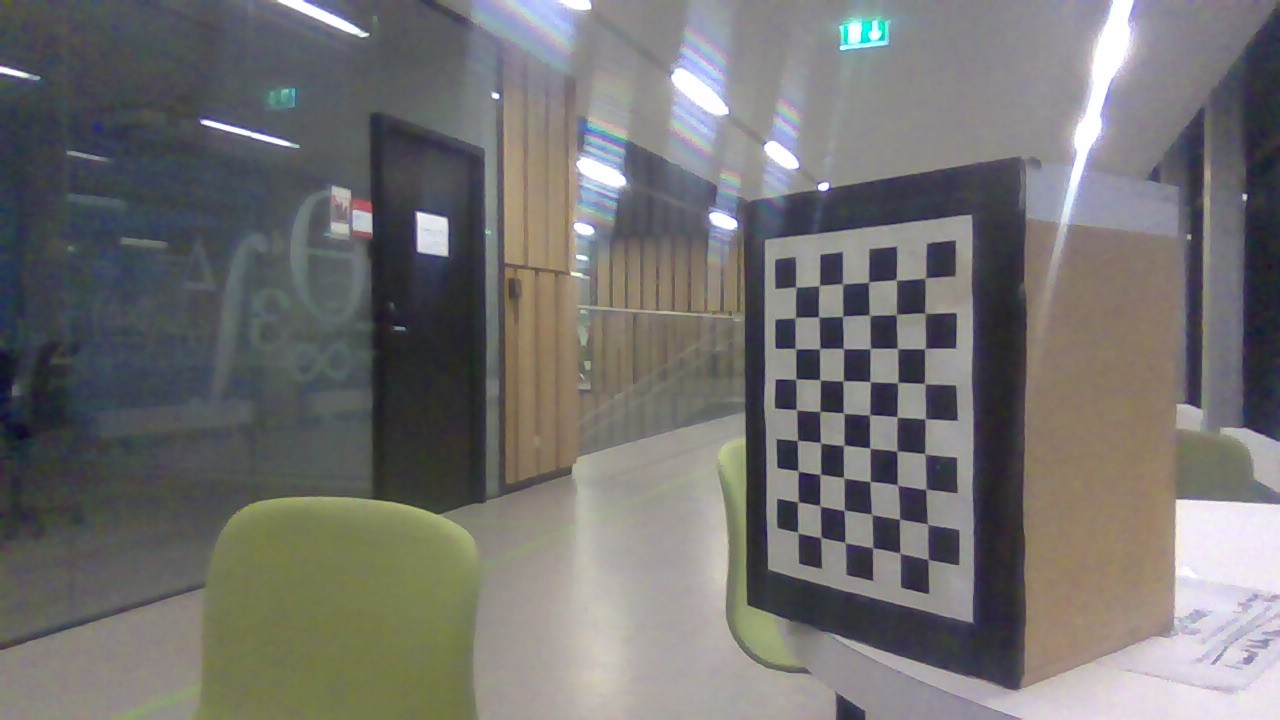
#> input picture python/calib/WIN_20241126_16_06_50_Pro.jpg, 1280 x 720 px; its folder holds only this picture in this run
$ python calibration.py
#> lines starting #> are read from the running program, lines starting #| are printed output that depends on the picture; after the words box and inside, x2 and y2 are one past the last pixel; in counts of white or black regions, pixels touching at a corner belong together
import cv2
import numpy as np
import glob

class CameraCalibrator:
    def __init__(self, chessboard_size=(9, 6), square_size=1.0):
        """
        Initialize the CameraCalibrator class.
        :param chessboard_size: Tuple representing the number of inner corners in the chessboard pattern (columns, rows).
        :param square_size: Size of each square in the chessboard (arbitrary units).
        """
        self.chessboard_size = chessboard_size
        self.square_size = square_size
        self.obj_points = []  # 3D points in the real world
        self.img_points = []  # 2D points in the image
        self.camera_matrix = None
        self.dist_coeffs = None
        self.rvecs = None
        self.tvecs = None

        # Prepare object points for the chessboard pattern
        self.objp = np.zeros((chessboard_size[0] * chessboard_size[1], 3), np.float32)
        self.objp[:, :2] = np.mgrid[0:chessboard_size[0], 0:chessboard_size[1]].T.reshape(-1, 2) * square_size

    def collect_calibration_points(self, image_files):
        """
        Detect chessboard corners in the provided images and collect points for calibration.
        :param image_files: List of file paths to calibration images.
        """
        for file in image_files:
            image = cv2.imread(file)
#> image is the input picture: shape (720, 1280, 3); mean B, G, R 112.9, 114, 115.2
            gray = cv2.cvtColor(image, cv2.COLOR_BGR2GRAY)

            # Find the chessboard corners
            ret, corners = cv2.findChessboardCorners(gray, self.chessboard_size, None)
#> ret = True; corners = 54 rows, first 8: [924.2, 278.2], [924.6, 313], [924, 348.9], [923.3, 383.3], [925.2, 418.6], [924.3, 453.3], [925.2, 489.2], [927.5, 524]

            if ret:
                self.obj_points.append(self.objp)
                self.img_points.append(corners)

                # Draw and display the corners for visualization (optional)
                cv2.drawChessboardCorners(image, self.chessboard_size, corners, ret)
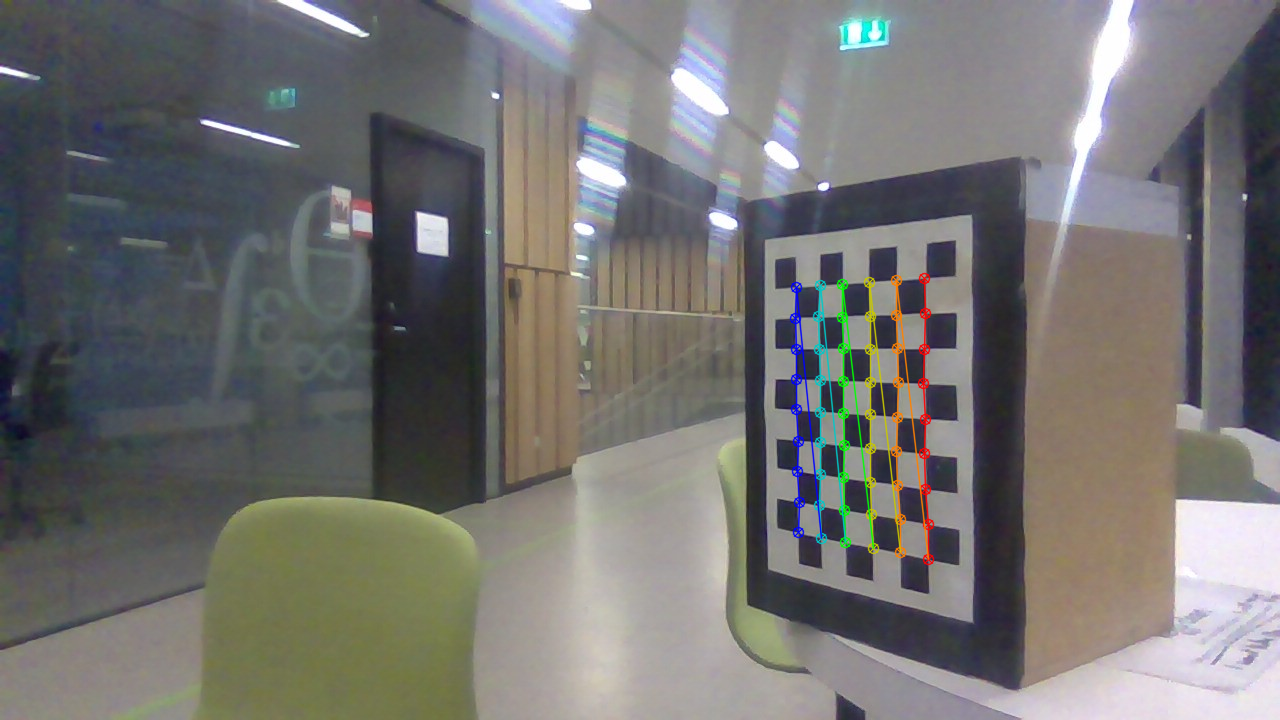
#> image: shape (720, 1280, 3); 1.36% of pixels changed, all inside (x1, y1, x2, y2) = (789, 272, 935, 566)
                cv2.imshow('Chessboard', image)
                cv2.waitKey(500)
            else:
                print(f"Chessboard corners not found in {file}")

        cv2.destroyAllWindows()

    def calibrate(self, image_size):
        """
        Perform camera calibration using the collected points.
        :param image_size: Tuple (width, height) of the images used for calibration.
        :return: Calibration results as a dictionary.
        """
#> called with image_size = (1280, 720)
        ret, self.camera_matrix, self.dist_coeffs, self.rvecs, self.tvecs = cv2.calibrateCamera(
            self.obj_points, self.img_points, image_size, None, None
        )
#> ret = 1.04; self.camera_matrix = [[971.3, 0, 620.9], [0, 1243, 348.5], [0, 0, 1]]; self.dist_coeffs = [[0.178, 6.05, -0.0164, 0.0909, -34.5]]; self.rvecs = ([0.594, 0.56, 1.49],); self.tvecs = ([0.271, -0.0486, 0.964],)

        return {
            "ret": ret,
            "camera_matrix": self.camera_matrix,
            "dist_coeffs": self.dist_coeffs,
            "rvecs": self.rvecs,
            "tvecs": self.tvecs
        }

    def undistort(self, image):
        """
        Undistort an image using the calculated camera matrix and distortion coefficients.
        :param image: Input distorted image.
        :return: Undistorted image.
        """
        if self.camera_matrix is None or self.dist_coeffs is None:
            raise ValueError("Camera is not calibrated. Perform calibration first.")

        h, w = image.shape[:2]
        new_camera_matrix, roi = cv2.getOptimalNewCameraMatrix(
            self.camera_matrix, self.dist_coeffs, (w, h), 1, (w, h)
        )
        undistorted = cv2.undistort(image, self.camera_matrix, self.dist_coeffs, None, new_camera_matrix)

        # Crop the image to the region of interest
        x, y, w, h = roi
        return undistorted[y:y + h, x:x + w]

# Example usage
if __name__ == "__main__":
    calibrator = CameraCalibrator(chessboard_size=(9, 6), square_size=0.025)

    # Provide a path to your calibration images
    image_files = glob.glob('calib/*.jpg')  # Replace with your path
    calibrator.collect_calibration_points(image_files)

    # Assuming images are of size 1920x1080
    calibration_results = calibrator.calibrate(image_size=(1280, 720))
#> calibration_results = {'ret': 1.04, 'camera_matrix': [[971.3, 0, 620.9], [0, 1243, 348.5], [0, 0, 1]], 'dist_coeffs': [[0.178, 6.05, -0.0164, 0.0909, -34.5]], 'rvecs': ([0.594, 0.56, 1.49],), 'tvecs': ([0.271, -0.0486, 0.964],)}
    print("Camera Matrix:\n", calibration_results["camera_matrix"])
#| Camera Matrix:
#|  [[9.71256051e+02 0.00000000e+00 6.20912586e+02]
#|  [0.00000000e+00 1.24300320e+03 3.48546167e+02]
#|  [0.00000000e+00 0.00000000e+00 1.00000000e+00]]
    print("Distortion Coefficients:\n", calibration_results["dist_coeffs"])
#| Distortion Coefficients:
#|  [[ 1.77952569e-01  6.04551631e+00 -1.64100924e-02  9.08501602e-02
#|   -3.44955005e+01]]

    # Undistort a sample image
    sample_image = cv2.imread('calib/sample/sample.jpg')  # Replace with your path
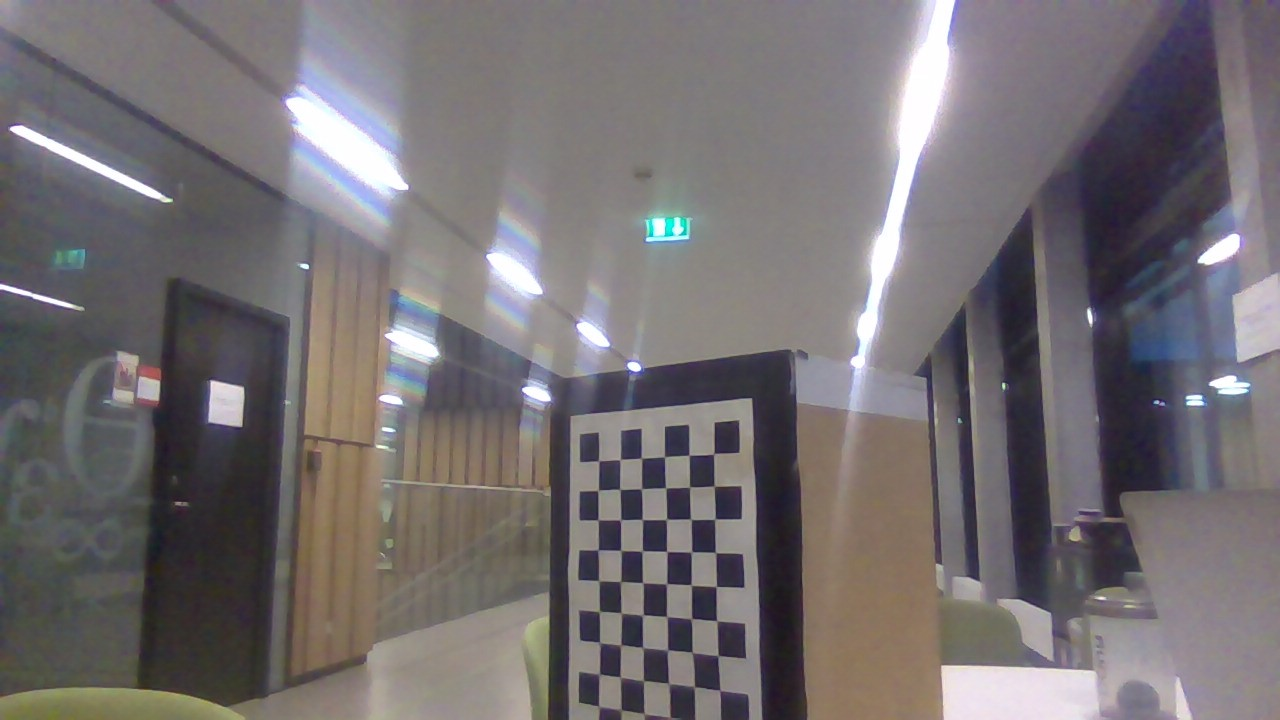
#> input picture python/calib/sample/sample.jpg, 1280 x 720 px
#> sample_image is the input picture: shape (720, 1280, 3); mean B, G, R 113.5, 111.1, 116.2
    undistorted_image = calibrator.undistort(sample_image)
#> in undistort, `new_camera_matrix, roi = cv2.getOptimalNewCameraMatrix( self.camera_ma..`: new_camera_matrix = [[971.3, 0, 620.9], [0, 1211.8, 357.8], [0, 0, 1]]; roi = (0, 54, 1279, 641)
#> in undistort, `undistorted = cv2.undistort(image, self.camera_matrix, self.dist_coeff..`:
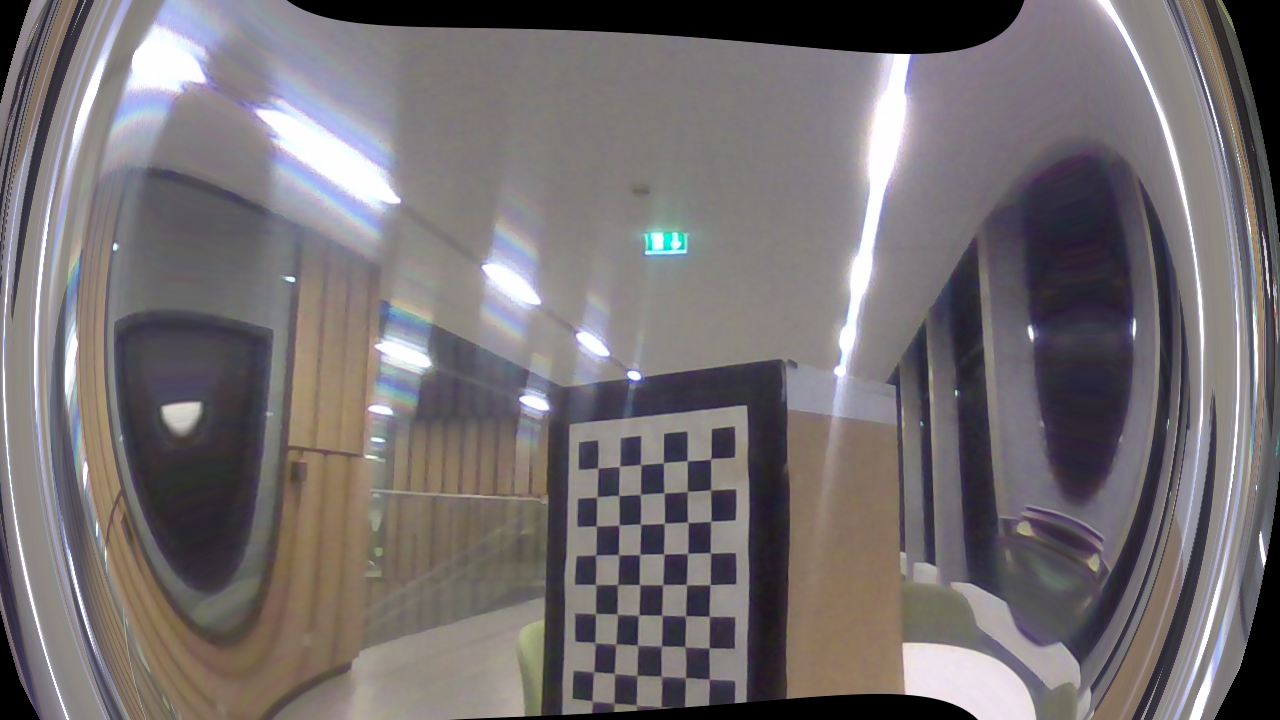
#> undistorted: shape (720, 1280, 3); mean B, G, R 112.9, 110.8, 116.3
#> in undistort, `x, y, w, h = roi`: x = 0; y = 54; w = 1279; h = 641
#> in undistort, `return undistorted[y:y + h, x:x + w]`:
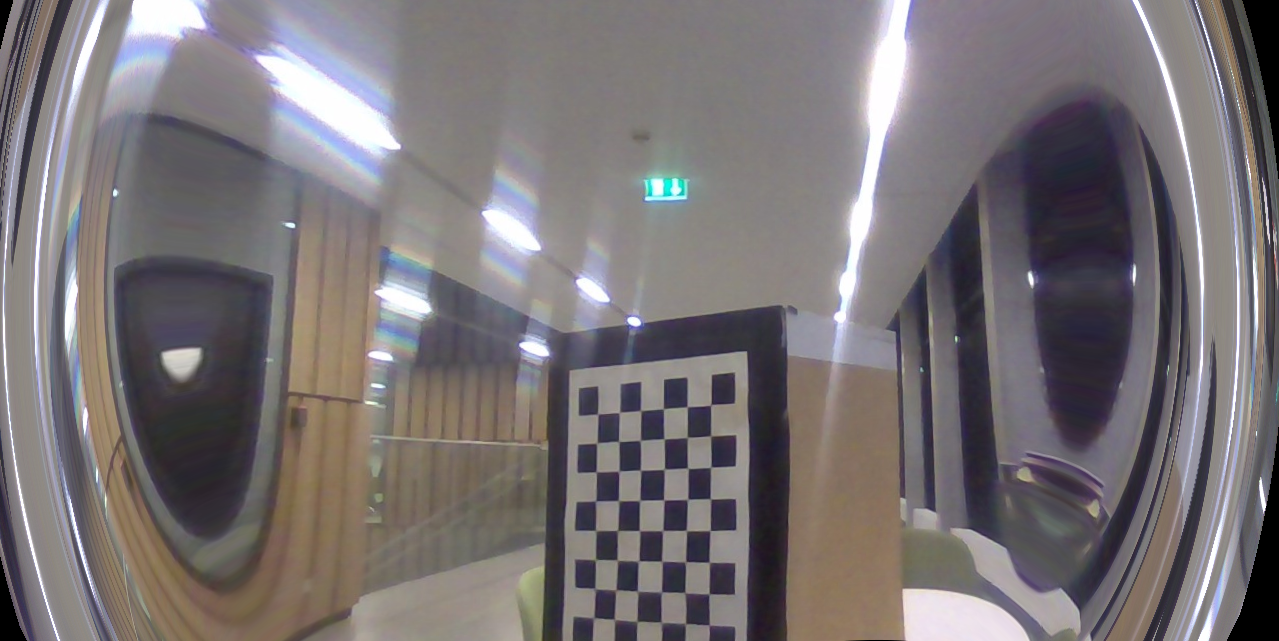
#> returned value: shape (641, 1279, 3); mean of channels 0, 1, 2 116.7, 114.6, 120.3; drawn as B, G, R
    cv2.imshow("Undistorted Image", undistorted_image)
    cv2.waitKey(0)
    cv2.destroyAllWindows()
